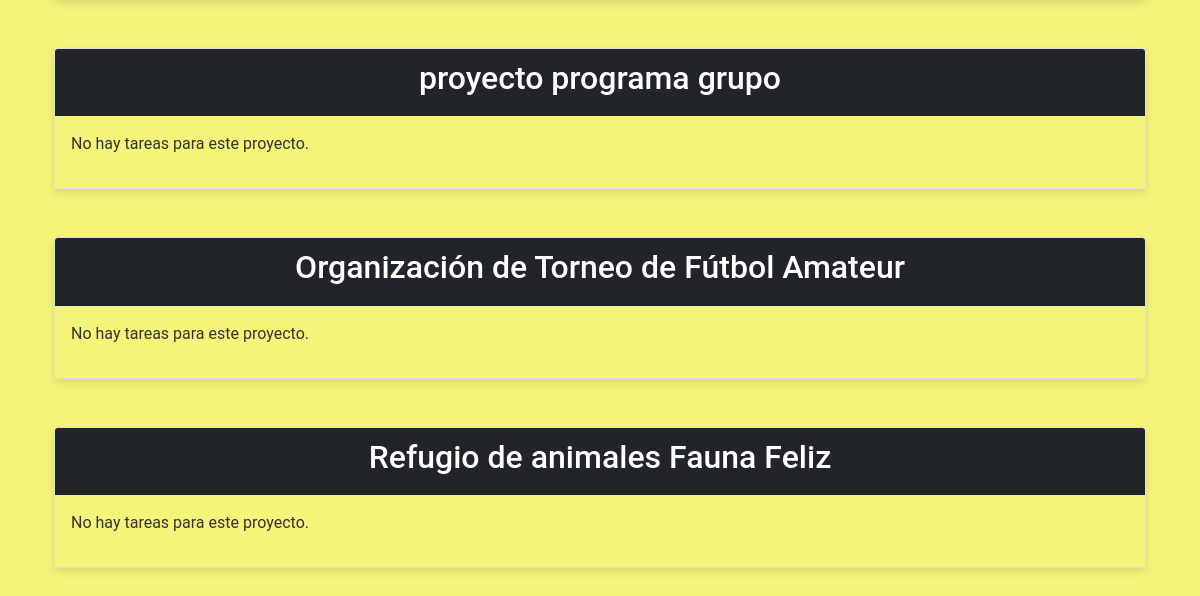
The app's page /admin_panel_tareas/ (signed in, lower part), older data.
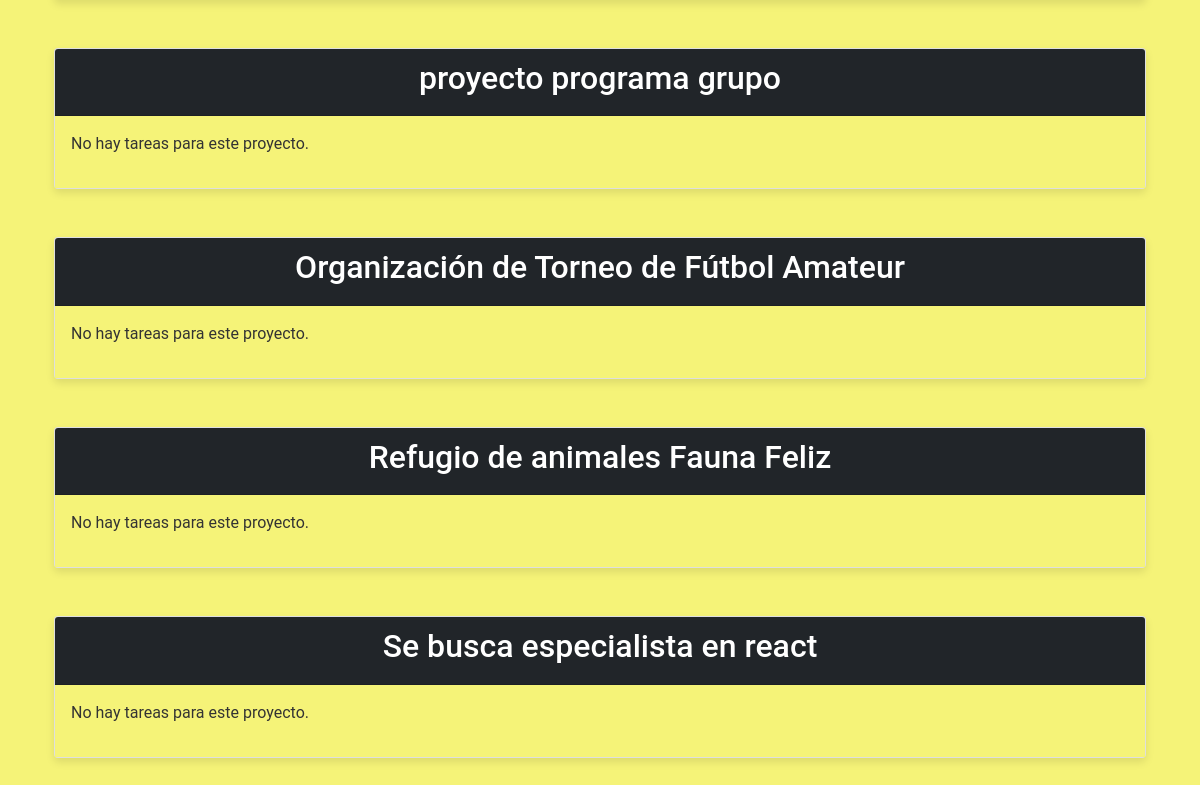
The same page, newer data.
### myapp/models.py (models this page shows, shortened)
class Proyecto(models.Model):
    nombre = models.CharField(max_length=200)
    descripcion = models.TextField()
    fecha_inicio = models.DateField()
    fecha_fin = models.DateField()
    ciudad = models.CharField(max_length=100, blank=True, null=True)
    imagen = models.ImageField(upload_to='proyectos/', blank=True, null=True)
    categoria = models.CharField(max_length=100, choices=[
        ('tecnologia', 'Tecnología'),
        ('educacion', 'Educación'),
        ('salud', 'Salud'),
        ('finanzas', 'Finanzas'),
        ('energia', 'Energía'),
        ('animales', 'Animales'),
    ], default='tecnologia')
    creador = models.ForeignKey(User, on_delete=models.CASCADE, related_name='proyectos_creados')
    colaboradores = models.ManyToManyField(User, related_name='proyectos_colaborados', blank=True)

### myapp/views.py (the view)
# urls.py: path('admin_panel_tareas/', views.admin_panel_tareas, name='admin_panel_tareas'),
@login_required
def admin_panel_tareas(request):
    if not request.user.is_staff:
        return redirect('index')
    proyectos = Proyecto.objects.all()
    tareas_por_proyecto = {proyecto: Tarea.objects.filter(proyecto=proyecto) for proyecto in proyectos}
    return render(request, 'myapp/admin_panel_tareas.html', {'tareas_por_proyecto': tareas_por_proyecto})

### myapp/templates/myapp/admin_panel_tareas.html (shortened to what this page needs)
{% extends 'myapp/base.html' %}
{% block content %}
<div class="container mt-5">
    {% for proyecto, tareas_proyecto in tareas_por_proyecto.items %}
    <div class="project-section mb-5">
        <div class="card">
            <div class="card-header bg-dark text-white">
                <h2>{{ proyecto.nombre }}</h2>
            </div>
            <div class="card-body">
                {% if tareas_proyecto %}
                <table class="table table-striped table-bordered">
                    <thead class="thead-dark">
                        <tr>
                            <th>Nombre</th>
                            <th>Descripción</th>
                            <th>Fecha Límite</th>
                            <th>Asignada a</th>
                            <th>Acciones</th>
                        </tr>
                    </thead>
                    <tbody>
                        {% for tarea in tareas_proyecto %}
                        <tr>
                            <td>{{ tarea.nombre }}</td>
                            <td>{{ tarea.descripcion }}</td>
                            <td>{{ tarea.fecha_limite }}</td>
                            <td>{{ tarea.asignada_a.username }}</td>
                            <td>
                                <a href="{% url 'detalle_tarea' tarea.id %}" class="btn btn-outline-info btn-sm">Ver Detalles</a>
                                <a href="{% url 'editar_tarea' tarea.id %}" class="btn btn-outline-primary btn-sm">Editar</a>
                                <a href="{% url 'eliminar_tarea' tarea.id %}?next={% url 'admin_panel_tareas' %}" class="btn btn-danger btn-sm">Eliminar</a>
                            </td>
                        </tr>
                        {% endfor %}
                    </tbody>
                </table>
                {% else %}
                <p>No hay tareas para este proyecto.</p>
                {% endif %}
            </div>
        </div>
    </div>
    {% endfor %}
</div>
{% endblock %}

Row changes from the older to the newer data that the page shows:
added Proyecto: nombre "Se busca especialista en react"
